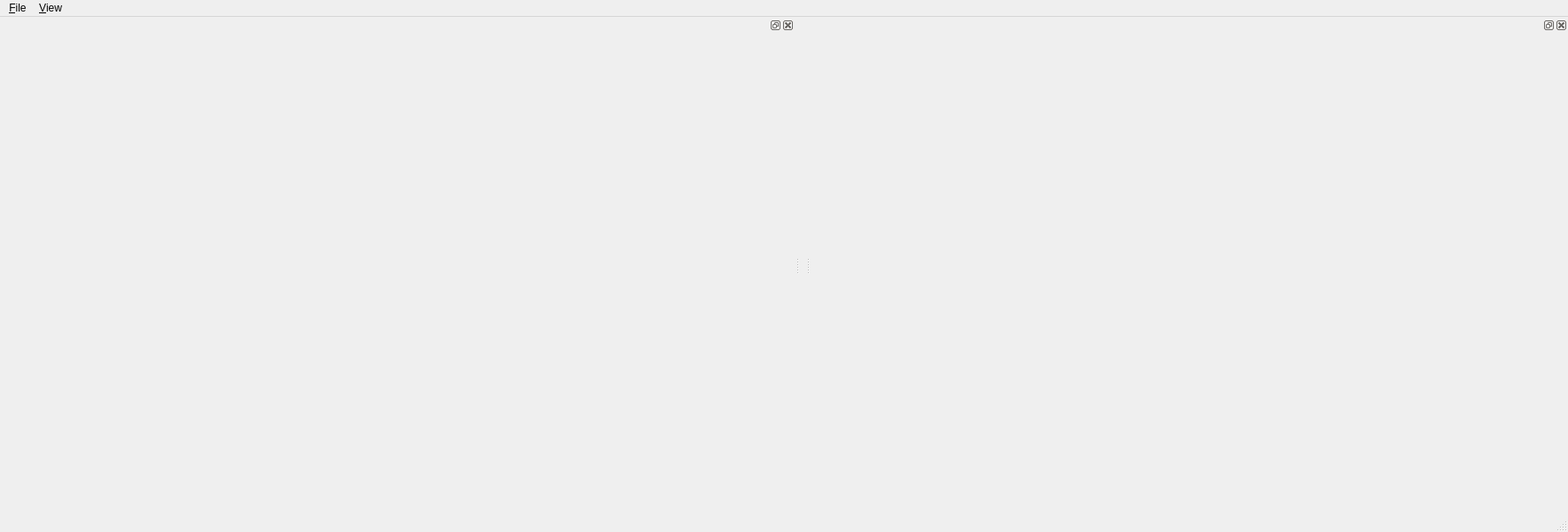
<?xml version="1.0" encoding="UTF-8"?>
<ui version="4.0">
 <class>MainWindowClass</class>
 <widget class="QMainWindow" name="MainWindowClass">
  <property name="geometry">
   <rect>
    <x>0</x>
    <y>0</y>
    <width>1768</width>
    <height>600</height>
   </rect>
  </property>
  <property name="minimumSize">
   <size>
    <width>800</width>
    <height>600</height>
   </size>
  </property>
  <property name="windowTitle">
   <string>MainWindow</string>
  </property>
  <widget class="QWidget" name="centralWidget">
   <property name="enabled">
    <bool>false</bool>
   </property>
   <property name="minimumSize">
    <size>
     <width>0</width>
     <height>0</height>
    </size>
   </property>
  </widget>
  <widget class="QMenuBar" name="menuBar">
   <property name="geometry">
    <rect>
     <x>0</x>
     <y>0</y>
     <width>1768</width>
     <height>21</height>
    </rect>
   </property>
   <widget class="QMenu" name="menu_File">
    <property name="title">
     <string>&amp;File</string>
    </property>
    <addaction name="actionOpen"/>
    <addaction name="separator"/>
    <addaction name="actionExit"/>
   </widget>
   <widget class="QMenu" name="menu_View">
    <property name="title">
     <string>&amp;View</string>
    </property>
    <addaction name="actionDebugger"/>
   </widget>
   <addaction name="menu_File"/>
   <addaction name="menu_View"/>
  </widget>
  <widget class="QStatusBar" name="statusBar"/>
  <widget class="QDockWidget" name="dockWidget">
   <property name="minimumSize">
    <size>
     <width>896</width>
     <height>504</height>
    </size>
   </property>
   <attribute name="dockWidgetArea">
    <number>1</number>
   </attribute>
   <widget class="QWidget" name="dockWidgetContents"/>
  </widget>
  <widget class="QDockWidget" name="dockWidgetDRC">
   <property name="sizePolicy">
    <sizepolicy hsizetype="Preferred" vsizetype="Preferred">
     <horstretch>0</horstretch>
     <verstretch>0</verstretch>
    </sizepolicy>
   </property>
   <property name="minimumSize">
    <size>
     <width>854</width>
     <height>480</height>
    </size>
   </property>
   <attribute name="dockWidgetArea">
    <number>2</number>
   </attribute>
   <widget class="QWidget" name="dockWidgetDRCContents"/>
  </widget>
  <action name="actionOpen">
   <property name="text">
    <string>&amp;Open</string>
   </property>
  </action>
  <action name="action">
   <property name="text">
    <string>-</string>
   </property>
  </action>
  <action name="actionExit">
   <property name="text">
    <string>E&amp;xit</string>
   </property>
  </action>
  <action name="actionDebugger">
   <property name="text">
    <string>&amp;Debugger</string>
   </property>
  </action>
  <action name="action_About">
   <property name="text">
    <string>&amp;About</string>
   </property>
  </action>
 </widget>
 <layoutdefault spacing="6" margin="11"/>
 <resources>
  <include location="../../resources/mainwindow.qrc"/>
 </resources>
 <connections>
  <connection>
   <sender>actionOpen</sender>
   <signal>triggered()</signal>
   <receiver>MainWindowClass</receiver>
   <slot>actOpen()</slot>
   <hints>
    <hint type="sourcelabel">
     <x>-1</x>
     <y>-1</y>
    </hint>
    <hint type="destinationlabel">
     <x>599</x>
     <y>399</y>
    </hint>
   </hints>
  </connection>
  <connection>
   <sender>actionExit</sender>
   <signal>triggered()</signal>
   <receiver>MainWindowClass</receiver>
   <slot>actExit()</slot>
   <hints>
    <hint type="sourcelabel">
     <x>-1</x>
     <y>-1</y>
    </hint>
    <hint type="destinationlabel">
     <x>599</x>
     <y>399</y>
    </hint>
   </hints>
  </connection>
 </connections>
 <slots>
  <slot>actOpen()</slot>
  <slot>actExit()</slot>
 </slots>
</ui>
